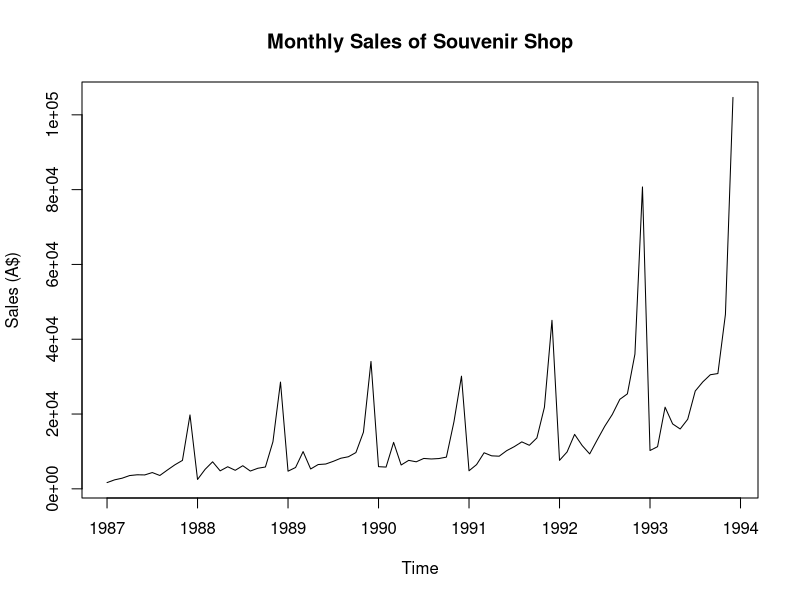
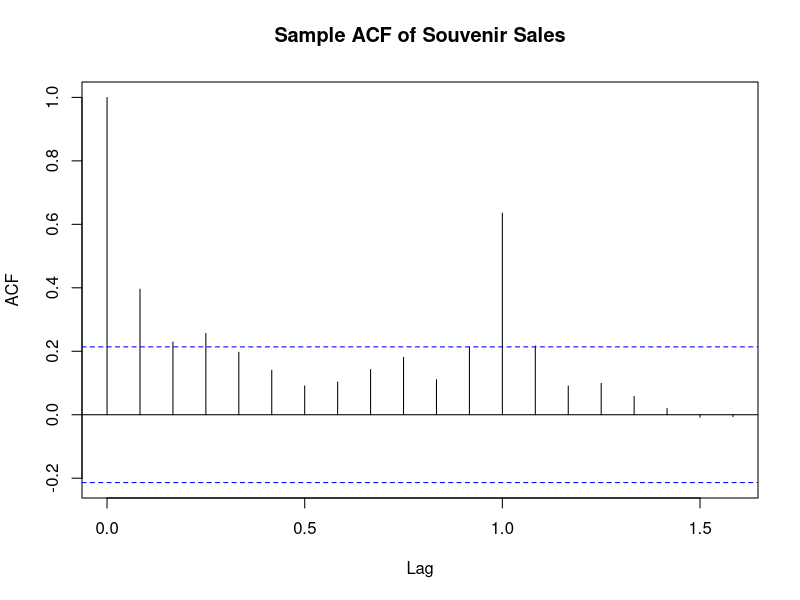
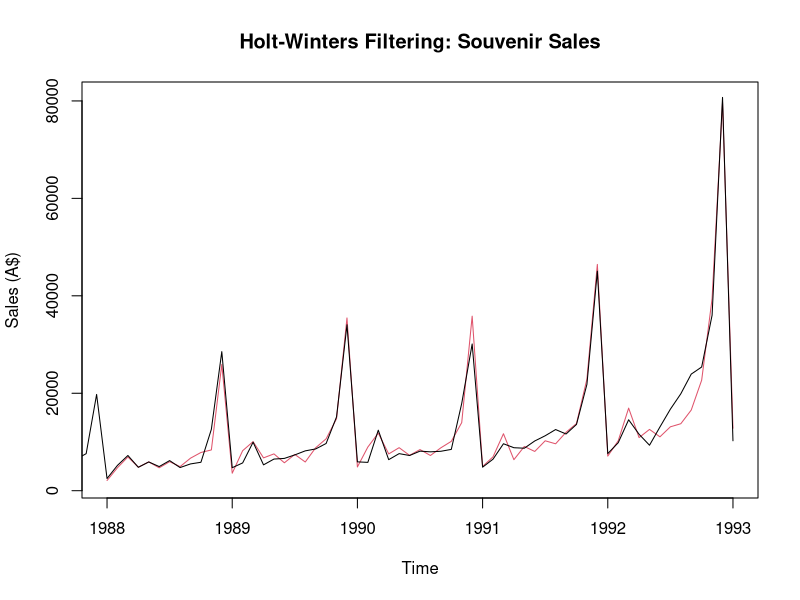

Source code (R) for these figures, in order:
## ---- chunk 1
knitr::opts_chunk$set(echo = TRUE)
#if you do not have the package, type install.packages("name_of_the_package")
library(knitr)
library(tseries)
library(zoo)
library(forecast)
## ---- chunk 2
# this is where your R code goes
souvenir <- scan("souvenir.txt")

souvenir_ts <- ts(souvenir,
                  start = c(1987, 1),
                  end = c(1993, 12),
                  frequency = 12)

train_data <- window(souvenir_ts, 
                     start = c(1987, 1),
                     end = c(1993, 1))

test_data <- window(souvenir_ts,
                    start=c(1993, 2),
                    end=c(1993, 12))



plot(souvenir_ts, 
     main = "Monthly Sales of Souvenir Shop", 
     ylab = "Sales (A$)",
     xlab = "Time")

acf(souvenir_ts, main = "Sample ACF of Souvenir Sales")


## ---- chunk 3
# this is where your R code goes
holt_model <- HoltWinters(train_data,
                          seasonal = "multiplicative")
holt_model

plot(holt_model,
     main = "Holt-Winters Filtering: Souvenir Sales",
     ylab = "Sales (A$)",
     xlab = "Time")
## ---- chunk 4
# this is where your R code goes
temp <- read.csv("ww4.csv")
